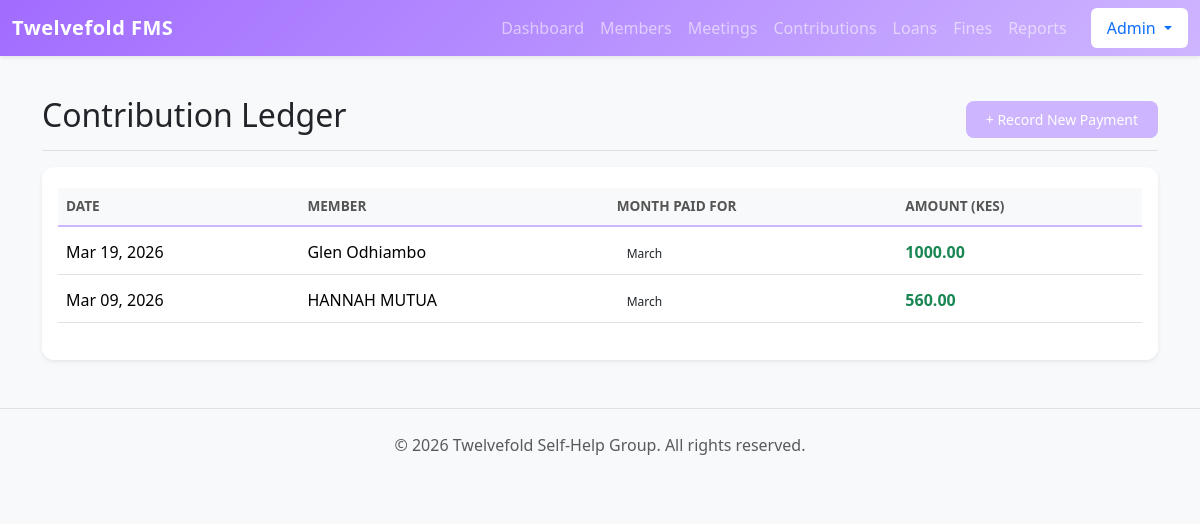
The app's page /finance/contributions/ (signed in), older data.
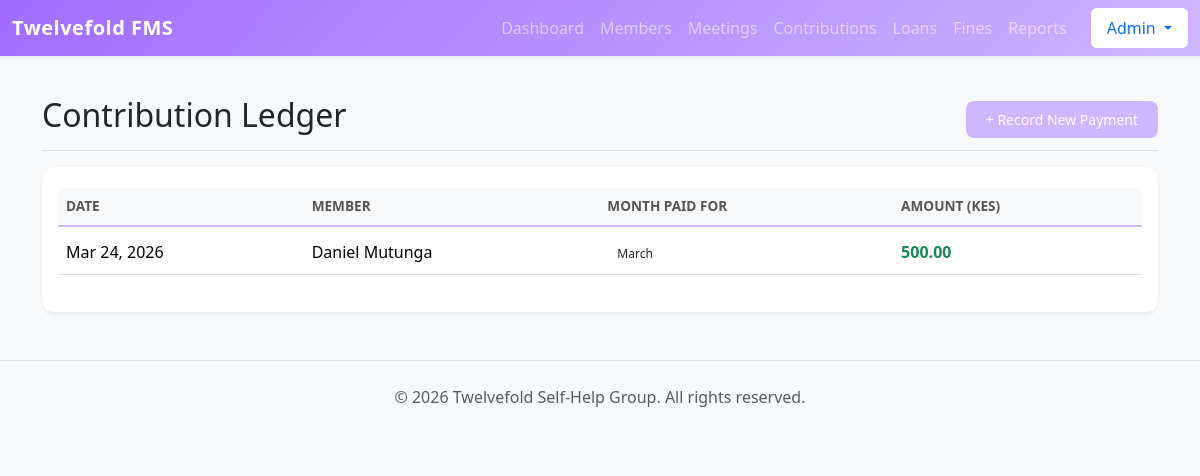
The same page, newer data.
### finance/models.py (models this page shows, shortened)
class Contribution(models.Model):
    member = models.ForeignKey(Member, on_delete=models.CASCADE)
    amount = models.DecimalField(max_digits=10, decimal_places=2)
    date = models.DateField(default=timezone.now)
    month_paid_for = models.CharField(
        max_length=20,
        choices=[
            ('January', 'January'), ('February', 'February'), ('March', 'March'),
            ('April', 'April'), ('May', 'May'), ('June', 'June'),
            ('July', 'July'), ('August', 'August'), ('September', 'September'),
            ('October', 'October'), ('November', 'November'), ('December', 'December')
        ]
    )

### members/models.py (models this page shows)
class Member(models.Model):
    user = models.OneToOneField(User, on_delete=models.SET_NULL, null=True, blank=True, related_name='member_profile')
    first_name = models.CharField(max_length=50)
    last_name = models.CharField(max_length=50)
    phone_number = models.CharField(
        max_length=15,
        unique=True,
        help_text="Format: 07XX XXX XXX"
    )
    date_joined = models.DateField(default=timezone.now)
    monthly_contribution_amount = models.DecimalField(max_digits=10, decimal_places=2, default=0.00, blank=True, null=True)
    is_active = models.BooleanField(default=True)
    def __str__(self):
        return f"{self.first_name} {self.last_name}"
    class Meta:
        ordering = ['first_name']

### finance/views.py (the view)
# urls.py: path('contributions/', views.contribution_list, name='contribution_list'),
@login_required
def contribution_list(request):
    if request.user.is_staff:
        contributions = Contribution.objects.all().order_by('-date')
    else:
        member = getattr(request.user, 'member_profile', None)
        contributions = Contribution.objects.filter(member=member).order_by('-date') if member else []
    return render(request, 'finance/contribution_list.html', {'contributions': contributions})

### templates/finance/contribution_list.html (shortened to what this page needs)
<!DOCTYPE html>
<html lang="en">
<head>
</head>
<body>
{% extends 'base.html' %}
{% block content %}
<div class="d-flex justify-content-between flex-wrap flex-md-nowrap align-items-center pt-3 pb-2 mb-3 border-bottom">
    <h1 class="h2">Contribution Ledger</h1>
    <div class="btn-toolbar mb-2 mb-md-0">
        {% if user.is_staff %}
    <a href="{% url 'add_contribution' %}" class="btn btn-sm btn-primary-custom">
        + Record New Payment
    </a>
        {% endif %}
    </div>
</div>
<div class="card shadow-sm">
    <div class="card-body">
        <div class="table-responsive">
            <table class="table table-hover">
                <thead class="table-light">
                    <tr>
                        <th>Date</th>
                        <th>Member</th>
                        <th>Month Paid For</th>
                        <th>Amount (KES)</th>
                    </tr>
                </thead>
                <tbody>
                    {% for contribution in contributions %}
                    <tr>
                        <td>{{ contribution.date|date:"M d, Y" }}</td>
                        <td>{{ contribution.member }}</td>
                        <td>
                            <span class="badge bg-accent text-dark">{{ contribution.month_paid_for }}</span>
                        </td>
                        <td class="fw-bold text-success">{{ contribution.amount }}</td>
                    </tr>
                    {% empty %}
                    <tr>
                        <td colspan="4" class="text-center text-muted py-4">
                            No contributions recorded yet.
                        </td>
                    </tr>
                    {% endfor %}
                </tbody>
            </table>
        </div>
    </div>
</div>
{% endblock %}

Row changes from the older to the newer data that the page shows:
removed Contribution: date "Mar 19, 2026", member "Glen Odhiambo", month_paid_for "March", amount "1000.00"
removed Contribution: date "Mar 09, 2026", member "HANNAH MUTUA", month_paid_for "March", amount "560.00"
added Contribution: date "Mar 24, 2026", member "Daniel Mutunga", month_paid_for "March", amount "500.00"
